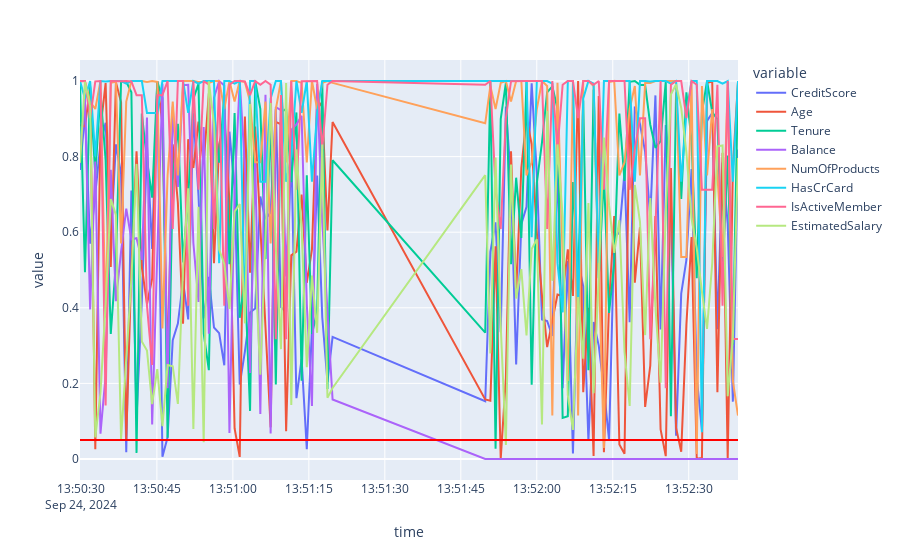

Here is the notebook cell this chart was saved with:
### Markdown cell above
### Values below the threshold (e.g. 0.05) indicate data drift

### Code cell
import plotly_express as px

fig = px.line(df_p_vals, x='time', y=feat_cols)
fig.add_hline(y=0.05, line_color='red')
